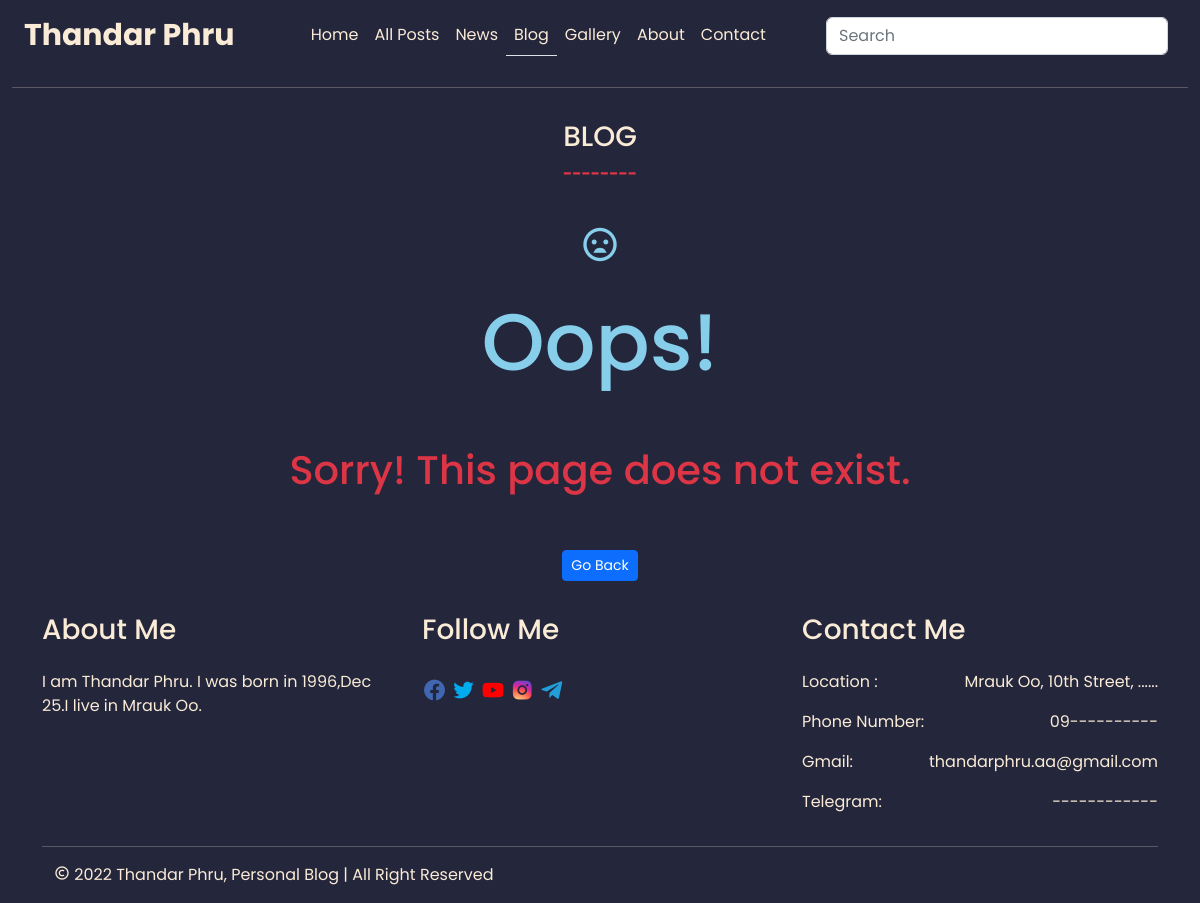
Page /category/blog/ on the earlier database version.
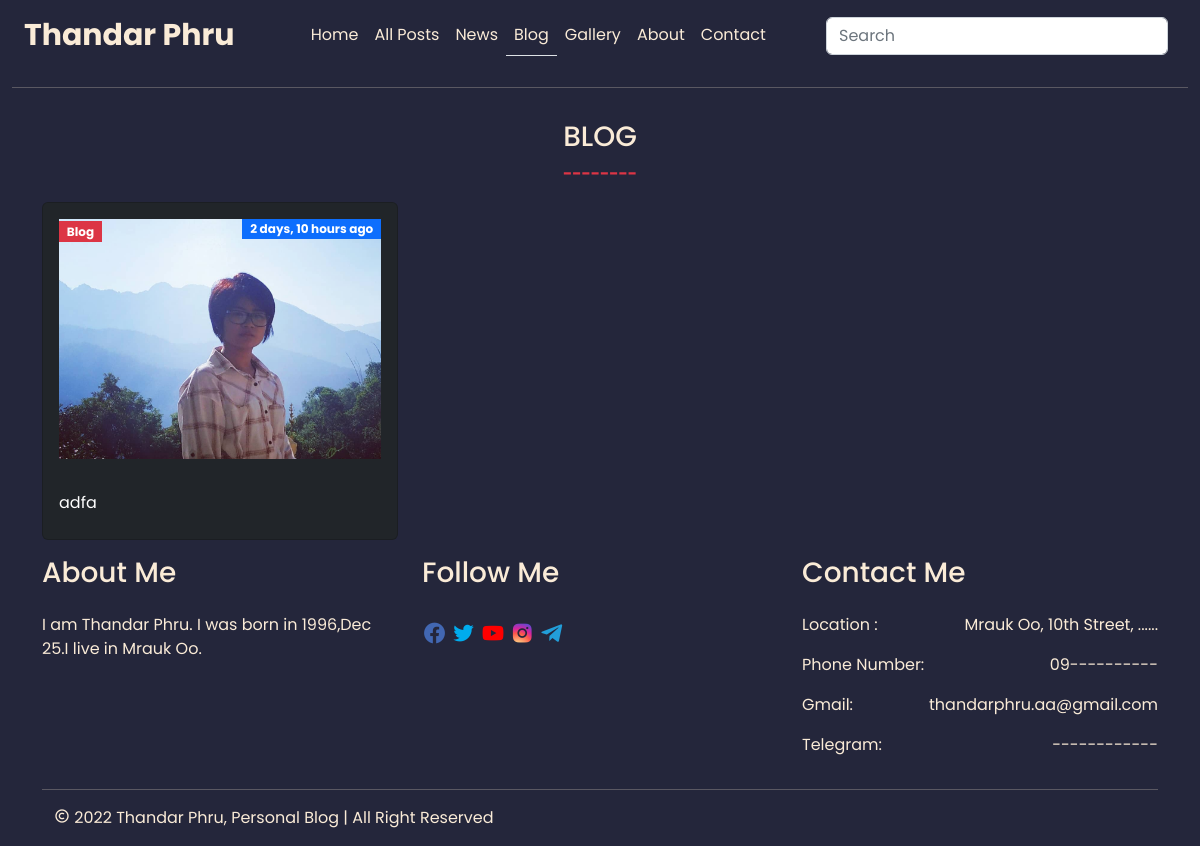
Same page on the later database version.
### base/models.py (models this page shows, shortened)
class Category(models.Model):
    name = models.CharField(max_length=100)
    slug = models.SlugField(
            default='',
            editable=False,
        )
    created = models.DateTimeField(auto_now_add=True)
    updated = models.DateTimeField(auto_now=True)
    def __str__(self):
        return self.name

class Post(models.Model):
    title = models.CharField(max_length=255)
    category = models.ForeignKey(Category, on_delete=models.CASCADE)
    slug = models.SlugField(
            default='',
            editable=False,
        )
    author = models.ForeignKey(User, on_delete=models.CASCADE ,default='Thandar Phru')
    content = models.TextField(null=True)
    short_content = models.TextField(null=True,blank=True)
    feature = models.ImageField(upload_to = 'static/postimages', blank= True,null=True,default='static/postimages/contactme.JPEG')
    tags = models.ManyToManyField(Tag)
    created = models.DateTimeField(auto_now_add=True)
    updated = models.DateTimeField(auto_now=True)
    is_feature = models.BooleanField(default=True)
    class Meta:
        ordering = ('-created',)

### base/views.py (the view)
# urls.py: path('category/<str:slug>/',views.category, name='category'),
def category(request,slug):
    categories = Category.objects.all()
    category = get_object_or_404(Category, slug=slug)
    posts = Post.objects.filter(category=category)
    context = {'posts':posts,'categories':categories,'slug':slug}
    if 'q' in request.GET:
        q = request.GET['q']
        search = Q(Q(title__icontains = q) | Q(content__icontains = q))
        results = Post.objects.filter(search)
        context ={'results':results,'q':q,'categories':categories}
        return render(request, 'base/searchresult.html', context)
    return render(request,'base/category.html',context)

### base/templates/base/category.html (shortened to what this page needs)
{% extends 'main.html' %} {% load static %}
 {% block content %}
<div class="container">
    <div class="row">
      <div class="text-center py-3">
        <h3 class="text-uppercase">{{slug}}</h3>
        <span class="text-danger fw-bold">--------</span>
      </div>
      {% if posts %}
      {% for post in posts %}
      <div class="col-lg-4">
        <div class="card bg-dark">
          <div class="p-3">
            <div
              class="blog-picture-background"
              style="
                background-image: url('{{post.feature.url}}');
                height: 240px;
                background-repeat: no-repeat;
                background-size: cover;
                background-position: center;
              "
            >
              <p>
                <span class="badge bg-danger text-center rounded-0"
                  >{{post.category}}</span
                >
                <span class="badge bg-primary text-center float-end rounded-0"
                  >{{post.created|timesince}} ago</span
                >
              </p>
            </div>
          </div>
          <div class="card-body">
            <div class="card-title text-dark">
              <a href="{% url 'detail' post.slug %} " class="text-white"> {{post.title | truncatechars:40}} </a>
            </div>
          </div>
        </div>
      </div>
      {% endfor %}
      {% else%}
    <div class="text-center py-3">
        <p style="font-size:40px;color:skyblue;"><i class='bx bx-sad' ></i></p>
        <h1 style="font-size:80px;color:skyblue;">Oops!</h1>
        <h1 class="text-danger py-5">Sorry! This page does not exist.</h1>
        <a href="{% url 'home' %}" class="btn btn-primary btn-sm">Go Back</a>
    </div>
      {% endif %}
    </div>
  </div>
  {% endblock content %}

### templates/navbar.html (shortened to what this page needs)
{% load static %}
<nav class="navbar navbar-expand-lg">
  <div class="container-fluid">
    <a class="navbar-brand logo" href="{% url 'home' %}">Thandar Phru</a>
    <div class="collapse navbar-collapse" id="navbarSupportedContent">
      <ul class="navbar-nav mx-auto mb-2 mb-lg-0">
        {% url 'home' as url %}
        <li class="nav-item">
          <a class="nav-link {% if request.path == url %}border-bottom{% endif %}" aria-current="page" href="{% url 'home' %}">Home</a>
        </li>
        {% url 'posts' as url %}
        <li class="nav-item">
          <a class="nav-link {% if request.path == url %}border-bottom{% endif %}" href='{% url 'posts' %}'>All Posts</a>
        </li>
        {% for category in categories %}
        {% url 'category' category.slug as url %}
        <li class="nav-item">
            <a class="nav-link {% if request.path == url %}border-bottom{% endif %}" href="{% url 'category' category.slug %}">{{category.name}}</a>
          </li>{% endfor %}
          {% url 'gallery' as url %}
        <li class="nav-item">
          <a class="nav-link {% if request.path == url %}border-bottom{% endif %}" href='{% url 'gallery' %}'>Gallery</a>
        </li>
        <li class="nav-item">
          <a class="nav-link" href='{% url 'home' %}#aboutme'>About</a>
        </li>
        <li class="nav-item">
          <a class="nav-link" href='{% url 'home' %}#contactme'>Contact</a>
        </li>
      </ul>
      <form class="d-flex" role="search">
        <input
          class="form-control me-2"
          type="search"
          name = "q"
          placeholder="Search"
          aria-label="Search"
        />
      </form>
    </div>
  </div>
</nav>
<hr />

Differences in the rows shown:
added Post: feature (picture), category "Blog", created "2 days, 10 hours", title "adfa"
Other differences:
text no longer shown: "Oops! Sorry! This page does not exist. Go Back"
